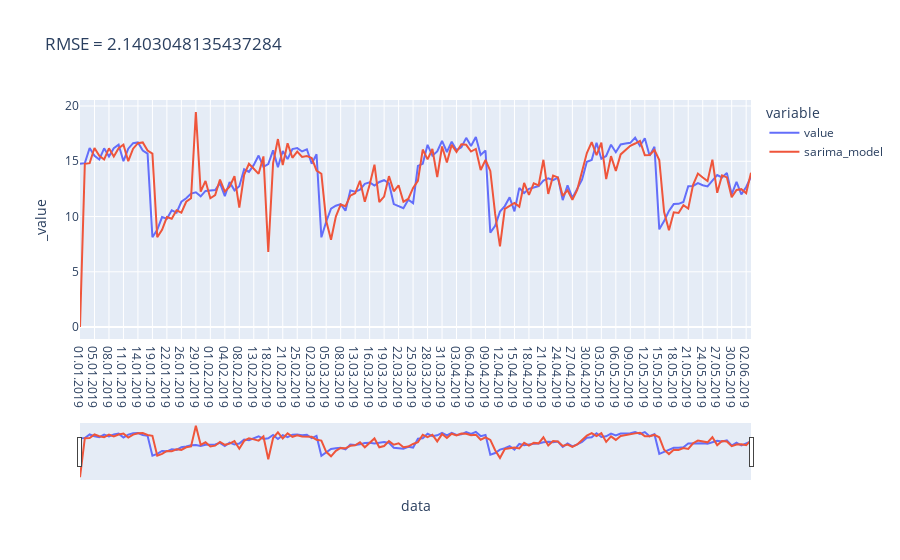

The cell this chart's notebook holds for it:
### Code cell
fig = px.line(data2, title='RMSE = {}'.format(mean_squared_error(data.value, data2.sarima_model, squared=False)))
fig.update_xaxes(rangeslider_visible=True)
fig.show()

### Figure 1 — Plotly figure (JSON) as saved in the notebook; plotly's stock layout.template omitted (floating-point values rounded to 4 significant figures; data arrays with more than 128 entries replaced by an {"elided": "..."} marker saying what was removed)
{"data": [{"hovertemplate": "variable=value<br>data=%{x}<br>_value=%{y}<extra></extra>", "legendgroup": "value", "line": {"color": "#636efa", "dash": "solid"}, "mode": "lines", "name": "value", "orientation": "v", "showlegend": true, "type": "scatter", "x": {"elided": "140 str values"}, "xaxis": "x", "y": {"elided": "140 float values"}, "yaxis": "y"}, {"hovertemplate": "variable=sarima_model<br>data=%{x}<br>_value=%{y}<extra></extra>", "legendgroup": "sarima_model", "line": {"color": "#EF553B", "dash": "solid"}, "mode": "lines", "name": "sarima_model", "orientation": "v", "showlegend": true, "type": "scatter", "x": {"elided": "140 str values"}, "xaxis": "x", "y": {"elided": "140 float values"}, "yaxis": "y"}], "layout": {"legend": {"title": {"text": "variable"}, "tracegroupgap": 0}, "title": {"text": "RMSE = 2.1403048135437284"}, "xaxis": {"anchor": "y", "domain": [0, 1], "rangeslider": {"visible": true}, "title": {"text": "data"}}, "yaxis": {"anchor": "x", "domain": [0, 1], "title": {"text": "_value"}}}}
